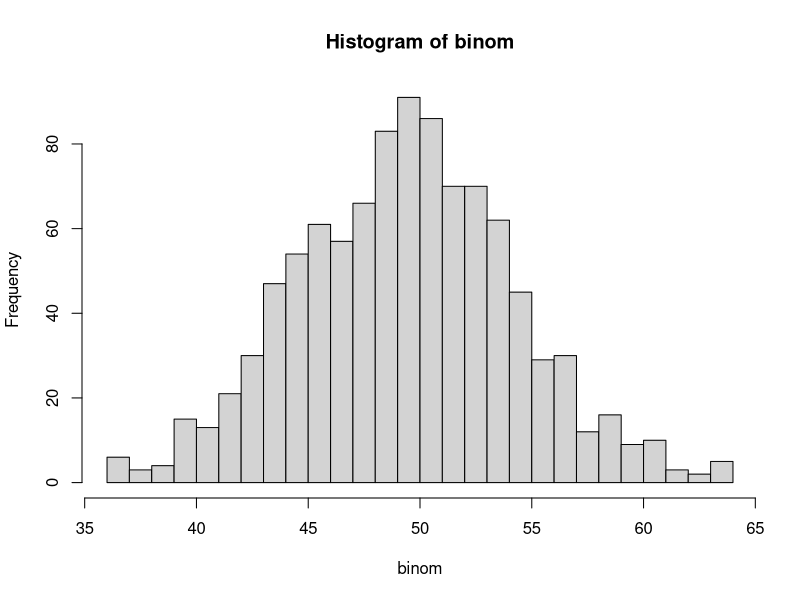
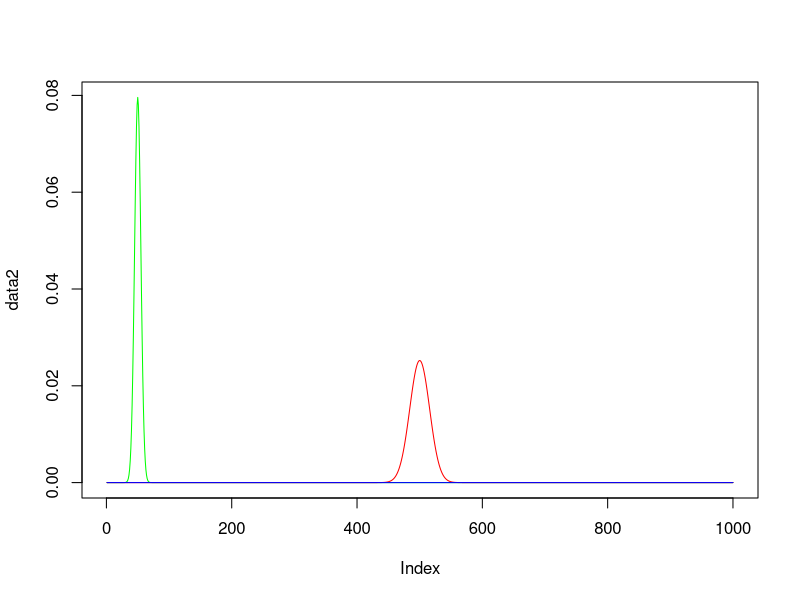
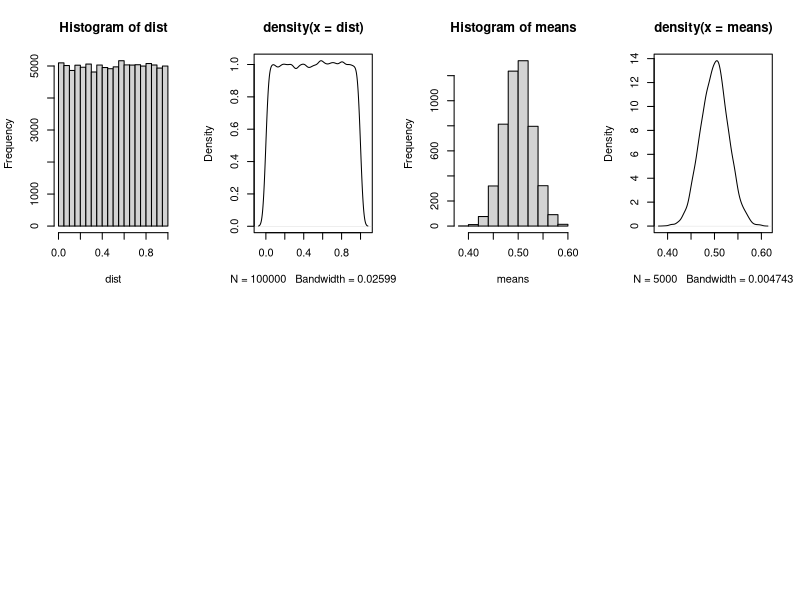
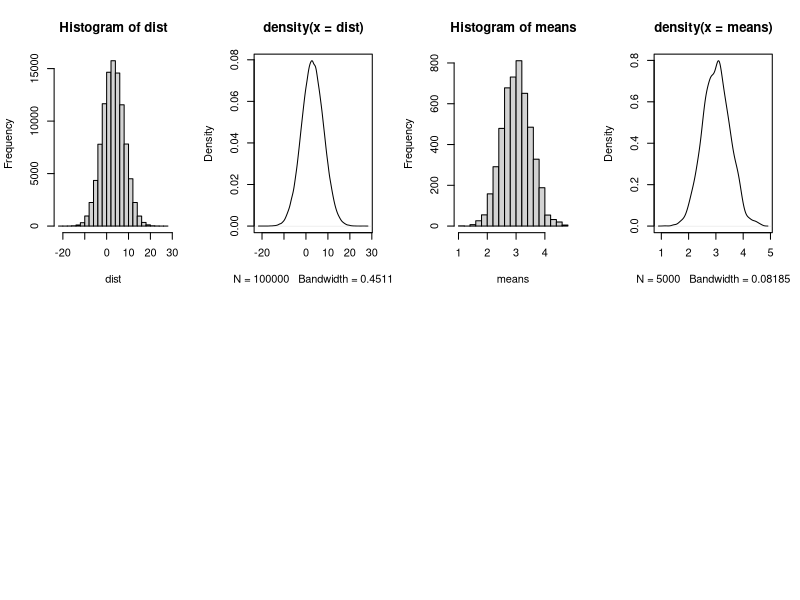

Source code (R) for these figures, in order:
# 1
values <- c(58, 74, 69, 81, 64, 120, 55, 71, 77, 65, 23000)

empVar <- function(values) {
  mean <- mean(values)
  factor = 1 / length(values)
  factor * sum(sapply(values, function(x) { (mean - x)^2 }))
}

sampVar <- function(values) {
  mean <- mean(values)
  factor = 1 / (length(values) - 1)
  factor * sum(sapply(values, function(x) { (mean - x)^2 }))
}

empVar(values)
sampVar(values)
var(values)

# 2a
# Nicht sicher ob das Histgram so richtig ist oder die axen getauscht werden sollten?
binom <- rbinom(1000, 100, 1/2)
data1 = hist(binom, breaks=seq(min(binom), max(binom)))

# 2b
empVar <- function(values) {
  mean <- mean(values)
  factor = 1 / length(values)
  factor * sum(sapply(values, function(x) { (mean - x)^2 }))
}

metrics <- function(val) {
  print(mean(val))
  print(median(val))
  print(empVar(val))
  print(var(val))
}

metrics(binom)

# 2c
# TODO georg
x <- seq(1, 1000)
data2 <- dbinom(x, 100, 1/2)
data3 <- dbinom(x, 1000, 1/2)
data4 <- dbinom(x, 10000, 1/2)

plot(data2, type="n")
lines(data2, col="green")
lines(data3, col="red")
lines(data4, col="blue")

#3 
uniDist <- runif(100000)
normDist <- rnorm(100000, 3, 5)

uniMeans <- colMeans(replicate(5000, sample(uniDist, 100)))
normMeans <- colMeans(replicate(5000, sample(normDist, 100)))

graphs <- function(dist, means) {
    par(mfrow=c(2,4))
    hist(dist)
    plot(density(dist))
    hist(means)
    plot(density(means))
}

graphs(uniDist, uniMeans)
graphs(normDist, normMeans)

# 4d
algoA <- c(0.90, 0.87, 0.92, 0.88, 0.90, 0.85, 0.91, 0.90, 0.87, 0.95, 0.90)
algoB <- c(0.89, 0.95, 0.87, 0.94, 0.92, 0.86, 0.84, 0.92, 0.88, 0.83, 0.90)

summary(lm(algoA ~algoB))

#5 
meanDiameter = 2.012
deviation = 0.1
n <- 200

z = (meanDiameter - 2) / (deviation / sqrt(n))

# P(Z < z)
pt(z,df=n-1)


#7
#a
entropy <- function(values) {
  -sum(sapply(values, function(x) { x * log2(x)}))
}

values <- replicate(6, 1/6)
entropy(values)

#b
values <- c(8/100, 15/100, 1/2, 4/100, 15/100, 8/100)
entropy(values)

